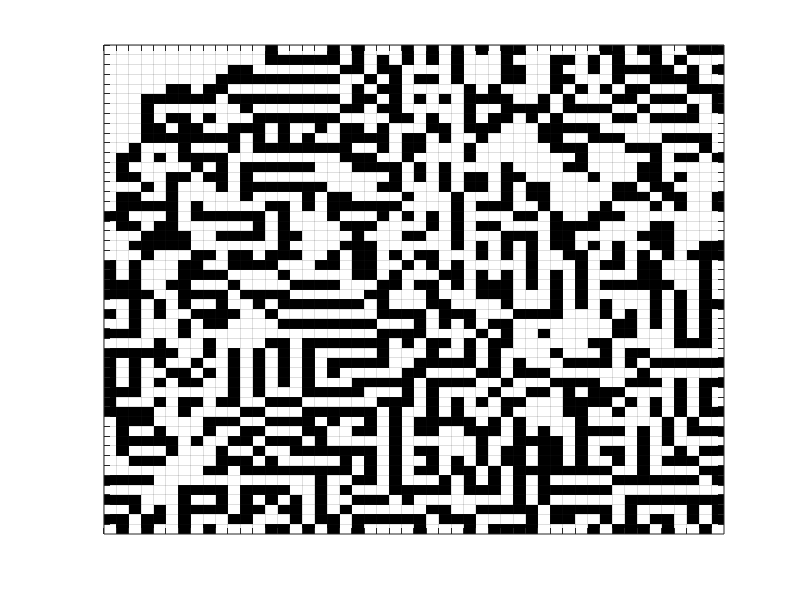

The MATLAB source for this figure:
function gameoflife;
%% Game of life  
clear; clc; clf;
speed=0.4;      % speed (number of seconds/frame) - default: 0.4
%% key parameters:
s=50;            % size of the grid (square s x s) - default: 50
n=300;           % number of initial living cells - default: 300
niter=40;        % number of iterations - default: 40
%% additional parameters:
ms=5;           % margin size (to account to what happens just out of the border) - default: 5
%% total size of the grid and total number of living cells:
ts=s+2*ms;         % size of the full grid
tn=n*(ts^2/s^2);   % number of living cells in the full grid
%% generate random pattern:
k=ceil(ts^2.*rand(tn,1));   % random
%% pre-defined initial pattern:
%s=10; ms=1; ts=s+2*ms; niter=8; k=[53,54,65];                % stable block
%s=10; ms=1; ts=s+2*ms; niter=8; k=[53,54,55];                % blinker (periodic pattern)
%s=10; ms=1; ts=s+2*ms; niter=8; k=[53,54,55,64,65,66];       % toad (periodic pattern)
%s=20; ms=5; ts=s+2*ms; niter=70; k=[188,219,247,248,249];    % glider (spaceship)
%s=20; ms=5; ts=s+2*ms; niter=30; k=[193,195,226,256,283,286,314,315,316];  % glider (spaceship)
%s=40; ms=5; ts=s+2*ms; niter=120; speed=0.05; k=[870,871,874,920,923,970,973,974,1022,1070,1072,1073,1074];  % growing growing
%% generate initial matrix
M=zeros(ts);
M(k)=1;
%% run the game
shg
for i=0:niter
   fprintf('.');
   pause(speed);
   if i>0
       M=update(M);
   end
   Mout=ones(s)-M([ms:end-ms-1],[ms:end-ms-1]);
   h=imagesc(Mout);
   colormap(gray);
   set(gca,'XTickLabel',{''})    % to remove x tick labels
   set(gca,'YTickLabel',{''})    % to remove y tick labels
   set(gca,'XTick',[0.5:1:s])    % to remove x ticks
   set(gca,'YTick',[0.5:1:s])    % to remove y ticks
   grid on
end
fprintf('\n\n');
end

%% Update matrix
function P=update(M);
s=length(M);
P=zeros(s);
for i=2:s-1
  for j=2:s-1
      nn=M(i-1,j-1)+M(i,j-1)+M(i+1,j-1)+M(i-1,j)+M(i+1,j)+M(i-1,j+1)+M(i,j+1)+M(i+1,j+1);   % number of neighbourgs
      if(M(i,j)==0 && nn == 3)
          P(i,j)=1;
      elseif(M(i,j)==1 && nn >= 2 && nn <= 4)
          P(i,j)=1;
      end
  end
end
end